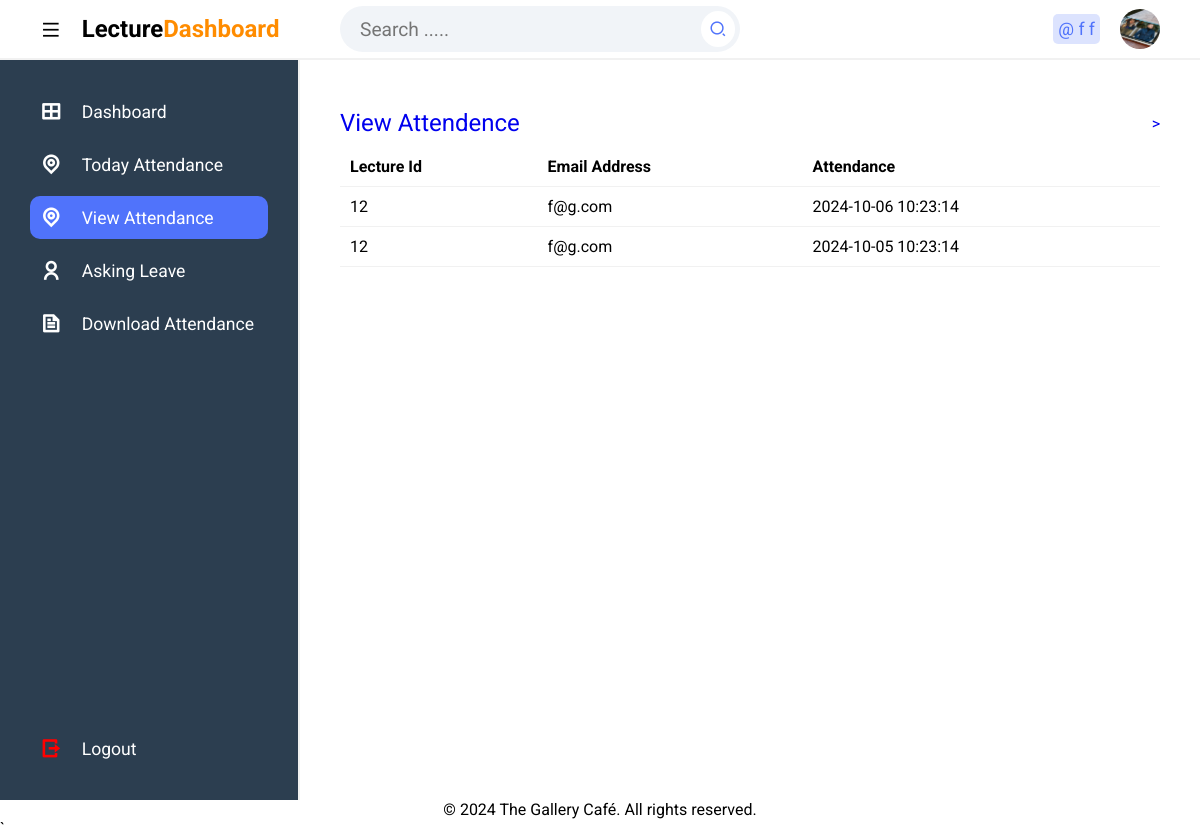
The app's page /public/Lecture/viewattendance.php (signed in) with its own data.
### tables this page shows
CREATE TABLE `tbllecture` (
  `Id` int(11) NOT NULL,
  `firstName` varchar(255) NOT NULL,
  `lastName` varchar(255) NOT NULL,
  `emailAddress` varchar(255) NOT NULL,
  `password` varchar(255) NOT NULL,
  `phoneNo` varchar(50) NOT NULL,
  `facultyCode` varchar(50) NOT NULL,
  `dateCreated` datetime DEFAULT current_timestamp(),
  `photo` varchar(255) NOT NULL
);

CREATE TABLE `attendance` (
  `id` int(11) NOT NULL,
  `LID` int(11) NOT NULL,
  `entry_time` datetime NOT NULL,
  `exit_time` datetime DEFAULT NULL
);

### public/Lecture/viewattendance.php (the view, shortened to what this page needs)
<?php
include 'includes/dbcon.php';
?>
<!DOCTYPE html>
<html lang="en">
<head>
  <link rel="stylesheet" href="css/styles.css">
  <link href="https://cdnjs.cloudflare.com/ajax/libs/remixicon/4.2.0/remixicon.css" rel="stylesheet">
</head>
<body>
<?php include 'includes/topbar.php';?>
    <section class="main">
        <?php include 'includes/sidebar.php';?>
    <div class="main--content">
        <div class="overview">
                <br>
            </div>
            <div class="table-container">
            <a href="createCourse.php" style="text-decoration:none;"><div class="title">
                    <h2 class="section--title">View Attendence</h2>
                    >
                </div>
            </a>
                <div class="table">
                    <table>
                        <thead>
                            <tr>
                                <th>Lecture Id</th>
                                <th>Email Address</th>
                                <th>Attendance</th>
                            </tr>
                        </thead>
                        <tbody>
                        <?php
                        $userId = $conn->real_escape_string($_SESSION['userId']);
                        $sql = "SELECT t.`id` AS `Lecture Id`, t.`emailAddress` AS `Email`, a.`entry_time` AS `Attendance` FROM `attendance` a JOIN `tbllecture` t ON a.`LID` = t.`id` WHERE t.`id` = $userId";
                        $result = $conn->query($sql);
                        if ($result->num_rows > 0) {
                        while ($row = $result->fetch_assoc()) {
                            echo "<tr>";
                            echo "<td>" . $row["Lecture Id"] . "</td>";
                            echo "<td>" . $row["Email"] . "</td>";
                            echo "<td>" . $row["Attendance"] . "</td>";
                            echo "</tr>";
                        }
                    } else {
                        echo "<tr><td colspan='6'>No records found</td></tr>";
                    }
                    ?>
                        </tbody>
                    </table>
                </div>
            </div>
        </div>
    </section>
      <?php include 'includes/footer.php';?>
</body>
</html>`

### public/Lecture/includes/topbar.php (shortened to what this page needs)
<?php
$fullName = "";
if (isset($_SESSION['userId'])) {
    $userId = $conn->real_escape_string($_SESSION['userId']);
    $query = "SELECT * FROM tbllecture WHERE Id = $userId";
    $rs = $conn->query($query);
    if ($rs) {
        $num = $rs->num_rows;
        if ($num > 0) {
            $row = $rs->fetch_assoc();
            $fullName = $row['firstName'] . " " . $row['lastName'];
            $photo = $row['photo'];
                } else {
            echo "Lecture not found";
        }
    } else {
        echo "Error: " . $conn->error;
    }
} else {
 header('location: ../login.php');
}
?>
<section class="header">
    <div class="logo">
        <i class="ri-menu-line icon icon-0 menu"></i>
        <h2>Lecture<span>Dashboard</span></h2>
    </div>
    <div class="search--notification--profile">
        <div id="searchInput" class="search">
            <input type="text" id="searchText" placeholder="Search .....">
            <button onclick="searchItems()"><i class="ri-search-2-line"></i></button>
        </div>
        <div class="notification--profile">
            <div class="picon lock">
                @ <?php echo $fullName; ?>
            </div>
            <div class="picon profile">
                <img src="updates/<?php echo $photo; ?>" alt="">
            </div>
        </div>
    </div>
</section>

### public/Lecture/css/styles.css (style rules this page uses)
* { margin: 0; padding: 0; box-sizing: border-box; font-family: 'Roboto', sans-serif; }
body { position: relative; width: 100%; }
.header { height: 60px; width: 100%; display: flex; align-items: center; border-bottom: 2px solid #f1f1f1; }
.logo { display: flex; align-items: center; width: 300px; padding-left: 40px; }
.logo span { color: darkorange; }
.search--notification--profile { display: flex; align-items: center; justify-content: space-between; width: calc(100% - 300px); padding: 0 40px; }
.search { background-color: #f1f4f8; border-radius: 50px; width: 400px; padding: 5px; display: flex; align-items: center; justify-content: space-between; }
.search input { background-color: transparent; outline: none; border: none; text-indent: 15px; width: 85%; font-size:1.2em; }
.search button { outline: none; border: none; border-radius: 50%; background-color: #fff; padding: 8px; display: flex; align-items: center; justify-content: center; }
.search button i { font-size: 1.1rem; color: #5073fb; }
.notification--profile { display: flex; align-items: center; }
.picon { margin-left: 20px; font-size: 1.1rem; padding: 5px; border-radius: 5px; }
.lock { color: #5073fb; background-color: rgba(80, 115, 251, .2); }
.profile { position: relative; width: 40px; height: 40px; border-radius: 50%; overflow: hidden; }
img { position: absolute; top: 0; left: 0; width: 100%; height: 100%; object-fit: cover; }
.main { position: relative; width: 100%; min-height: calc(100vh - 60px); }
a { text-decoration: none; }
.icon { position: relative; display: flex; align-items: center; justify-content: center; margin-right: 20px; font-size: 1.3rem; }
thead { position:sticky; top:0; background-color:white; padding:20px; }
.main--content { position: absolute; top: 0; right: 0; height: 100%; width: calc(100% - 300px); padding: 0 40px; transition: .3s; }
.title { display: flex; align-items: center; justify-content: space-between; margin-bottom: 10px; margin-top: 30px; }
.section--title { font-weight: 400; }
.table-container { margin-bottom: 20px; }
.table { height: 200px; overflow-y: scroll; }
table { width: 100%; text-align: left; border-collapse: collapse; }
tr { border-bottom: 1px solid #f1f1f1; }
td, th { padding-block: 10px; padding:10px; }

### records on screen
tbllecture: fullName "f f", photo (picture)
attendance: tbllecture.Id "12", tbllecture.emailAddress "f@g.com", entry_time "2024-10-06 10:23:14"
attendance: tbllecture.Id "12", tbllecture.emailAddress "f@g.com", entry_time "2024-10-05 10:23:14"
